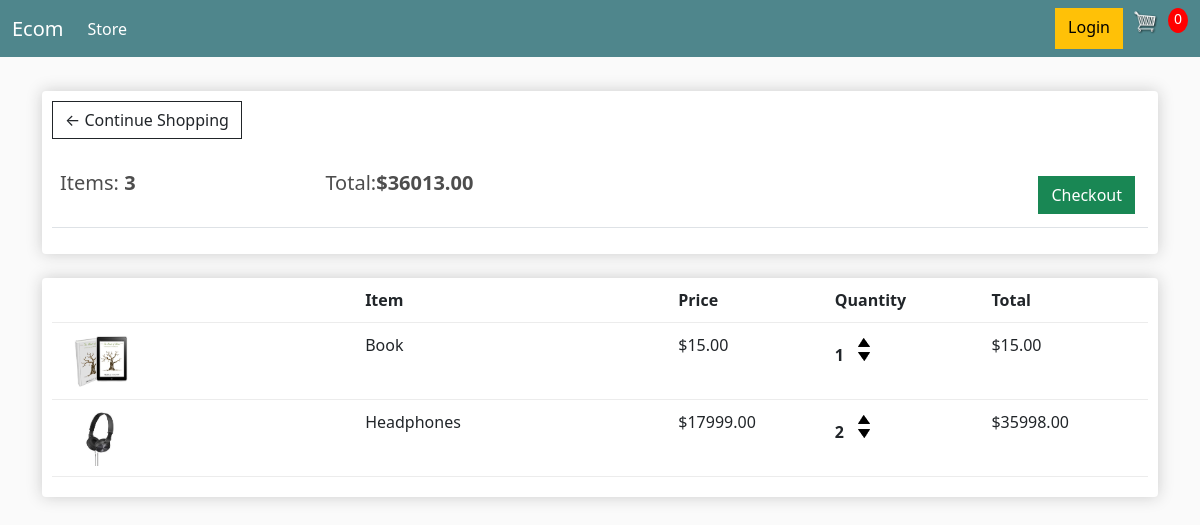
The app's page /cart/ (signed in) with its own data.
### store/models.py (models this page shows, shortened)
class Order(models.Model):
    customer = models.ForeignKey(
        Customer, on_delete=models.SET_NULL, blank=True, null=True)
    date_order = models.DateTimeField(auto_now_add=True)
    complete = models.BooleanField(default=False, null=True, blank=False)
    transaction_id = models.CharField(max_length=200, null=True)
    @property
    def get_cart_total(self):
        orderitems = self.orderitem_set.all()
        total = sum([item.get_total for item in orderitems])
        return total
    @property
    def get_cart_items(self):
        orderitems = self.orderitem_set.all()
        total = sum([item.quantity for item in orderitems])
        return total

class OrderItem(models.Model):
    product = models.ForeignKey(
        Product, on_delete=models.SET_NULL, blank=True, null=True)
    order = models.ForeignKey(
        Order, on_delete=models.SET_NULL, blank=True, null=True)
    quantity = models.IntegerField(default=0, null=True, blank=True)
    date_added = models.DateTimeField(auto_now_add=True)
    @property
    def get_total(self):
        total = self.product.price * self.quantity
        return total

class Product(models.Model):
    name = models.CharField(max_length=200, null=True)
    price = models.FloatField()
    digital = models.BooleanField(default=False, null=True, blank=False)
    image = models.ImageField(null=True, blank=True)
    @property
    def imageURL(self):
        try:
            url = self.image.url
        except:
            url = ''
        return url

### store/views.py (the view)
# urls.py: path('cart/', store_cart_view, name='cart'),
def store_cart_view(request):
    if request.user.is_authenticated:
        customer = request.user.customer
        order, created = Order.objects.get_or_create(
            customer=customer, complete=False)
        items = order.orderitem_set.all()
    else:
        items = []
        order = {
            'get_cart_total': 0,
            'get_cart_items': 0
        }
    context = {
        'items': items,
        'order': order
    }
    return render(request, 'store/cart.html', context)

### store/templates/store/cart.html
{% extends 'store/main.html' %}
{% load static %}
{% block content %}
<div class="row">
    <div class="col-lg-12">
        <div class="box-element">
            <a  class="btn btn-outline-dark" href="{% url 'store' %}">&#x2190; Continue Shopping</a>
            <br>
            <br>
            <table class="table">
                <tr>
                    <th><h5>Items: <strong>{{ order.get_cart_items }}</strong></h5></th>
                    <th><h5>Total:<strong>${{ order.get_cart_total|floatformat:2 }}</strong></h5></th>
                    <th>
                        <a  style="float:right; margin:5px;" class="btn btn-success" href="{% url 'checkout' %}">Checkout</a>
                    </th>
                </tr>
            </table>
        </div>
        <br>
        <div class="box-element">
            <div class="cart-row">
                <div style="flex:2"></div>
                <div style="flex:2"><strong>Item</strong></div>
                <div style="flex:1"><strong>Price</strong></div>
                <div style="flex:1"><strong>Quantity</strong></div>
                <div style="flex:1"><strong>Total</strong></div>
            </div>
            {% for item in items %}
            <div class="cart-row">
                <div style="flex:2"><img class="row-image" src="{{ item.product.imageURL }}"></div>
                <div style="flex:2"><p>{{ item.product.name }}</p></div>
                <div style="flex:1"><p>${{ item.product.price|floatformat:2 }}</p></div>
                <div style="flex:1">
                    <p class="quantity">{{ item.quantity }}</p>
                    <div class="quantity">
                        <img class="chg-quantity" src="{% static  'images/arrow-up.png' %}">
                        <img class="chg-quantity" src="{% static  'images/arrow-down.png' %}">
                    </div>
                </div>
                <div style="flex:1"><p>${{ item.get_total|floatformat:2 }}</p></div>
            </div>
            {% endfor %}
        </div>
    </div>
</div>
{% endblock %}

### static/css/main.css (style rules this page uses)
body { background-color: hsl(0, 0%, 98%); }
h1,h2,h3,h4,h5,h6 { color:hsl(0, 0%, 30%); }
.box-element { box-shadow:hsl(0, 0%, 80%) 0 0 16px; background-color: #fff; border-radius: 4px; padding: 10px; }
.col-lg-4, .col-lg-6, .col-lg-8, .col-lg-12 { margin-top: 10px; }
.btn { border-radius: 0; }
.row-image { width: 100px; }
.cart-row { display: flex; align-items: flex-stretch; padding-bottom: 10px; margin-bottom: 10px; border-bottom: 1px solid #ececec; }
.quantity { display: inline-block; font-weight: 700; padding-right:10px; }
.chg-quantity { width: 12px; cursor: pointer; display: block; margin-top: 5px; transition:.1s; }

### records on screen
Order: get_cart_items "3", get_cart_total "36013.00"
OrderItem: product.imageURL (picture), product.name "Book", product.price "15.00", quantity "1", get_total "15.00"
OrderItem: product.imageURL (picture), product.name "Headphones", product.price "17999.00", quantity "2", get_total "35998.00"
